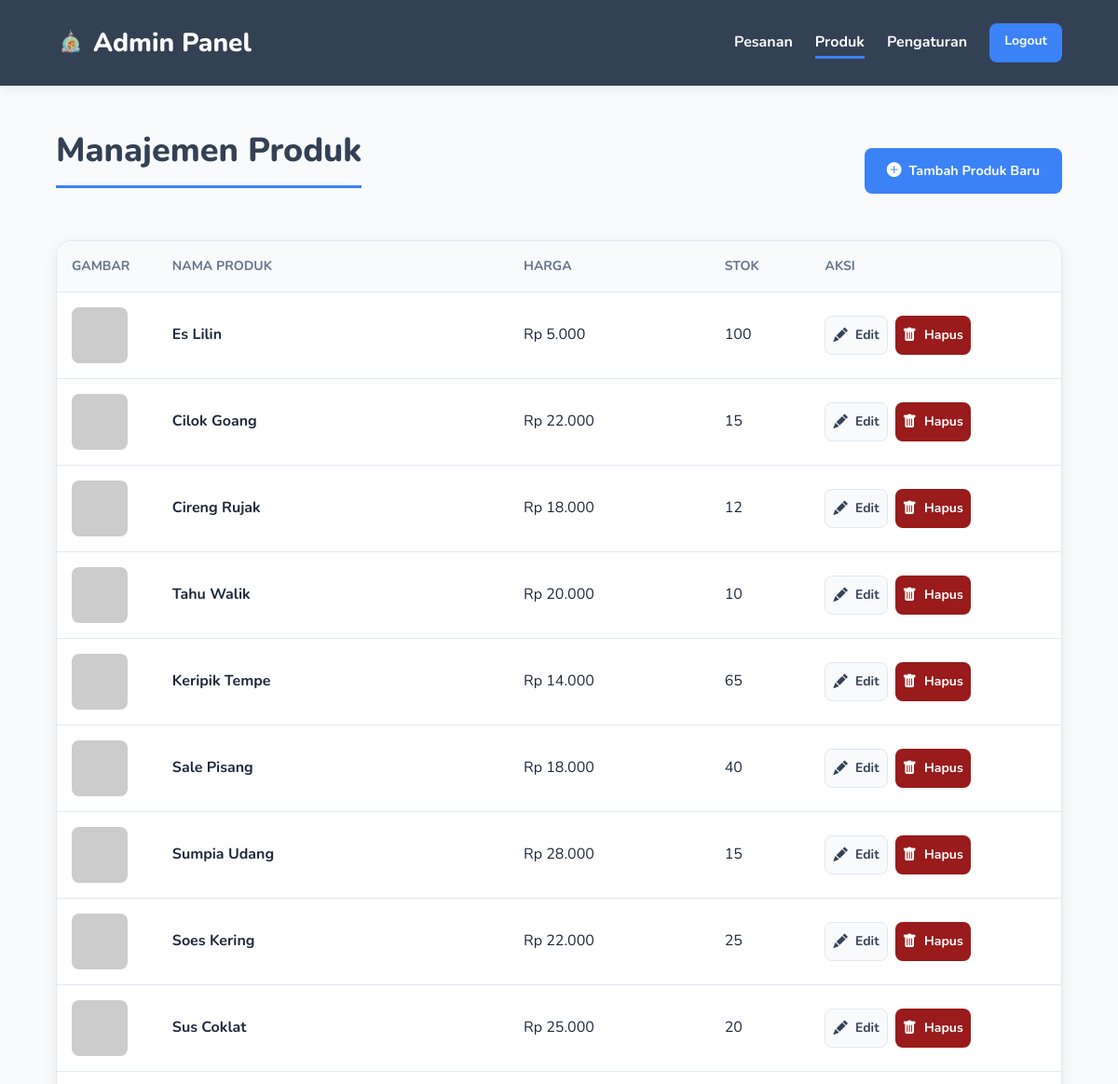
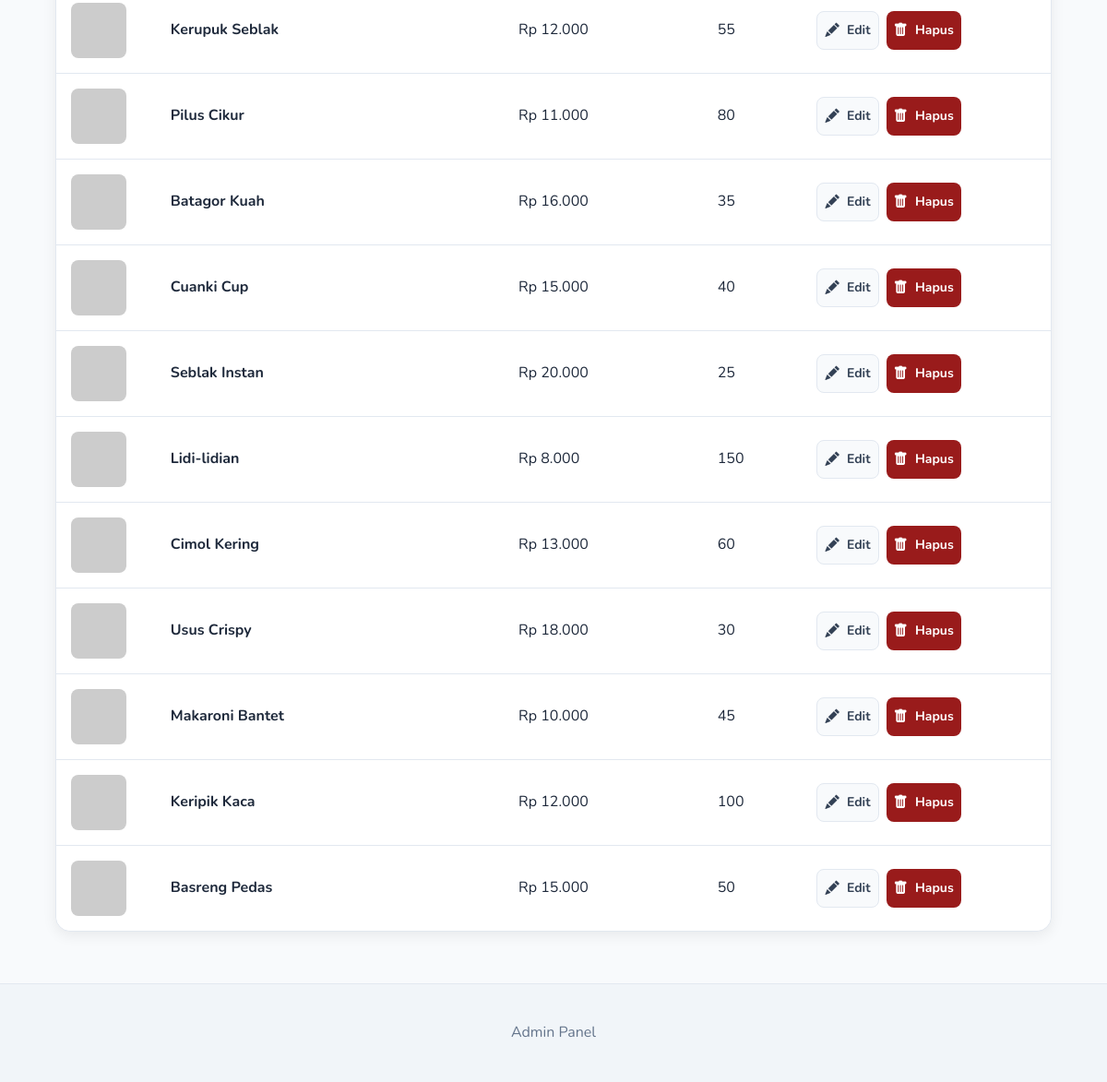
Page /admin/daftar_produk.php (signed in) on the committed database (2 pictures, top to bottom).
### tables this page shows
CREATE TABLE `products` (
  `id` int(11) NOT NULL AUTO_INCREMENT,
  `name` varchar(255) NOT NULL,
  `price` int(11) NOT NULL,
  `stock` int(11) NOT NULL,
  `description` text NOT NULL,
  `available_variants` text DEFAULT NULL,
  `shipping_cost` int(11) NOT NULL DEFAULT 0,
  `image` varchar(255) NOT NULL,
  PRIMARY KEY (`id`)
);

### app/functions.php (called while the page is built, shortened)
<?php
function format_rupiah(int $number): string {
    return 'Rp ' . number_format($number, 0, ',', '.');
}
?>

### admin/daftar_produk.php (the view, shortened to what this page needs)
<?php
require '../templates/admin_header.php';
$products = [];
try {
    $products = $db->query("SELECT * FROM products ORDER BY id DESC")->fetchAll();
} catch (PDOException $e) {
    echo "<div class='message-box error'>Gagal memuat produk: " . $e->getMessage() . "</div>";
}
?>
<div class="admin-header">
    <h1 class="page-title">Manajemen Produk</h1>
    <a href="kelola_produk.php" class="btn btn-primary">
        <i class="bi bi-plus-circle-fill"></i> Tambah Produk Baru
    </a>
</div>
<div class="card table-wrapper">
    <table class="admin-table">
        <thead>
            <tr>
                <th style="width: 10%;">Gambar</th>
                <th style="width: 35%;">Nama Produk</th>
                <th style="width: 20%;">Harga</th>
                <th style="width: 10%;">Stok</th>
                <th style="width: 25%;">Aksi</th>
            </tr>
        </thead>
        <tbody>
            <?php if (empty($products)): ?>
                <tr>
                    <td colspan="5" style="text-align: center;">Belum ada produk.</td>
                </tr>
            <?php else: ?>
                <?php foreach ($products as $product): ?>
                <tr>
                    <td>
                        <?php
                        $img_url = $product['image'];
                        $fallback_url = 'https://placehold.co/100x100/e2e8f0/475569?text=Image';
                        ?>
                        <img src="<?php echo $img_url; ?>" alt="" class="product-thumb" onerror="this.onerror=null; this.src='<?php echo $fallback_url; ?>';">
                    </td>
                    <td><strong><?php echo htmlspecialchars($product['name']); ?></strong></td>
                    <td><?php echo format_rupiah($product['price']); ?></td>
                    <td><?php echo $product['stock']; ?></td>
                    <td>
                        <div class="actions">
                            <a href="kelola_produk.php?id=<?php echo $product['id']; ?>" class="btn btn-secondary btn-sm" title="Edit">
                                <i class="bi bi-pencil-fill"></i> Edit
                            </a>
                            <a href="kelola_produk.php?action=delete&id=<?php echo $product['id']; ?>"
                               class="btn btn-danger btn-sm"
                               title="Hapus"
                               onclick="return confirm('Hapus produk ini? Tindakan ini tidak dapat dibatalkan.');">
                                <i class="bi bi-trash-fill"></i> Hapus
                            </a>
                        </div>
                    </td>
                </tr>
                <?php endforeach; ?>
            <?php endif; ?>
        </tbody>
    </table>
</div>
<?php
require '../templates/admin_footer.php';
?>

### templates/admin_header.php (shortened to what this page needs)
<?php
$current_page = basename($_SERVER['SCRIPT_NAME']);
?>
<!DOCTYPE html>
<html lang="id">
<head>
    <link rel="stylesheet" href="<?php echo BASE_URL; ?>/assets/css/style.css">
    <link rel="stylesheet" href="https://cdn.jsdelivr.net/npm/bootstrap-icons@1.11.3/font/bootstrap-icons.min.css">
</head>
<body>
<header class="main-header admin-nav">
    <div class="container">
        <nav class="navbar">
            <a href="<?php echo BASE_URL; ?>/admin/dashboard.php" class="logo">
                <img src="<?php echo BASE_URL; ?>/assets/img/favicon.png" alt="Logo" style="height: 32px; width: auto;">
                <span>Admin Panel</span>
            </a>
            <ul class="nav-links">
                <li><a href="<?php echo BASE_URL; ?>/admin/dashboard.php" class="<?php echo ($current_page == 'dashboard.php') ? 'active' : ''; ?>">Pesanan</a></li>
                <li><a href="<?php echo BASE_URL; ?>/admin/daftar_produk.php" class="<?php echo ($current_page == 'daftar_produk.php' || $current_page == 'kelola_produk.php') ? 'active' : ''; ?>">Produk</a></li>
                <li><a href="<?php echo BASE_URL; ?>/admin/pengaturan.php" class="<?php echo ($current_page == 'pengaturan.php') ? 'active' : ''; ?>">Pengaturan</a></li>
                <li><a href="<?php echo BASE_URL; ?>/admin/logout.php" class="btn btn-logout btn-sm">Logout</a></li>
            </ul>
        </nav>
    </div>
</header>
<main class="content-wrapper">
    <div class="container">

### templates/admin_footer.php
</div>
</main>
<footer class="main-footer" style="background-color: #f1f5f9; color: #64748b; border-top: 1px solid #e2e8f0;">
    <div class="container">
        <p>Admin Panel</p>
    </div>
</footer>
</body>
</html>

### assets/css/style.css (style rules this page uses)
:root { --primary-color: #3B82F6; --primary-dark: #2563EB; --secondary-color: #334155; --text-color: #1E293B; --text-light: #64748b; --bg-light: #F8FAFC; --bg-white: #ffffff; --border-color: #E2E8F0; --success-bg: #f0fdf4; --success-text: #166534; --success-border: #86efac; --error-bg: #fef2f2; --error-text: #991b1b; --error-border: #fecaca; --warning-bg: #fffbeb; --warning-text: #b45309; --warning-border: #fde68a; --font-main: 'Nunito', -apple-system, BlinkMacSystemFont, "Segoe UI", Roboto, Helvetica, Arial, sans-serif; }
* { box-sizing: border-box; margin: 0; padding: 0; }
body { font-family: var(--font-main); background-color: var(--bg-light); color: var(--text-color); line-height: 1.6; display: flex; flex-direction: column; min-height: 100vh; }
img { max-width: 100%; height: auto; display: block; }
a { text-decoration: none; color: var(--primary-color); transition: color 0.2s ease; }
ul { list-style: none; }
.container { width: 90%; max-width: 1200px; margin: 0 auto; }
main.content-wrapper { flex-grow: 1; padding-top: 2.5rem; padding-bottom: 3.5rem; }
.page-title { font-size: 2.25rem; font-weight: 800; margin-bottom: 2rem; color: var(--secondary-color); border-bottom: 3px solid var(--primary-color); padding-bottom: 0.5rem; display: inline-block; }
.main-header { background-color: var(--bg-white); border-bottom: 1px solid var(--border-color); padding: 1rem 0; position: sticky; top: 0; z-index: 10; box-shadow: 0 4px 12px rgba(0,0,0,0.05); }
.navbar { display: flex; justify-content: space-between; align-items: center; }
.logo { display: flex; align-items: center; gap: 0.5rem; font-size: 1.75rem; font-weight: 800; color: var(--secondary-color); }
.nav-links { display: flex; align-items: center; gap: 1.5rem; }
.nav-links a { font-weight: 700; color: var(--text-light); padding-bottom: 4px; border-bottom: 3px solid transparent; transition: all 0.2s ease; }
.nav-links a:hover, .nav-links a.active { color: var(--primary-color); border-bottom-color: var(--primary-color); }
.main-footer { background-color: var(--secondary-color); color: var(--bg-light); text-align: center; padding: 2.5rem 0; margin-top: auto; }
.btn { display: inline-flex; align-items: center; justify-content: center; gap: 0.5rem; padding: 0.75rem 1.5rem; font-size: 0.9rem; font-weight: 700; border: none; border-radius: 8px; cursor: pointer; transition: all 0.2s ease; text-align: center; font-family: var(--font-main); }
.btn i { font-size: 1.1em; }
.btn-primary { background-color: var(--primary-color); color: var(--bg-white); }
.btn-secondary { background-color: var(--bg-light); color: var(--secondary-color); border: 1px solid var(--border-color); }
.btn-danger { background-color: var(--error-text); color: var(--bg-white); }
.btn-sm { padding: 0.5rem 1rem; font-size: 0.875rem; }
.card { background: var(--bg-white); border-radius: 16px; box-shadow: 0 4px 15px rgba(0, 0, 0, 0.07); overflow: hidden; border: 0; transition: transform 0.3s ease, box-shadow 0.3s ease; }
.admin-nav { background-color: var(--secondary-color); }
.admin-nav .navbar { height: 60px; }
.admin-nav .logo { color: var(--bg-white); }
.admin-nav .nav-links a { color: var(--bg-light); }
.admin-nav .nav-links a:hover, .admin-nav .nav-links a.active { color: var(--bg-white); border-bottom-color: var(--primary-color); }
.admin-nav .btn-logout { background-color: var(--primary-color); color: var(--bg-white); padding: 0.5rem 1rem; }
.admin-header { display: flex; justify-content: space-between; align-items: center; margin-bottom: 1.5rem; flex-wrap: wrap; gap: 1rem; }
.table-wrapper { width: 100%; overflow-x: auto; border: 1px solid var(--border-color); border-radius: 16px; }
.admin-table { width: 100%; border-collapse: collapse; background-color: var(--bg-white); border-radius: 16px; overflow: hidden; }
.admin-table th, .admin-table td { padding: 1rem; text-align: left; border-bottom: 1px solid var(--border-color); }
.admin-table th { background-color: var(--bg-light); font-size: 0.875rem; color: var(--text-light); text-transform: uppercase; font-weight: 700; }
.admin-table td { vertical-align: middle; }
.admin-table tr:last-child td { border-bottom: none; }
.admin-table img.product-thumb { width: 60px; height: 60px; object-fit: cover; border-radius: 8px; }
.admin-table .actions { display: flex; gap: 0.5rem; }
.admin-table .actions .btn { padding: 0.5rem; }

### rows in the picture
products: name "Es Lilin", price "Rp 5.000", stock "100"
products: name "Cilok Goang", price "Rp 22.000", stock "15"
products: name "Cireng Rujak", price "Rp 18.000", stock "12"
products: name "Tahu Walik", price "Rp 20.000", stock "10"
products: name "Keripik Tempe", price "Rp 14.000", stock "65"
products: name "Sale Pisang", price "Rp 18.000", stock "40"
products: name "Sumpia Udang", price "Rp 28.000", stock "15"
products: name "Soes Kering", price "Rp 22.000", stock "25"
products: name "Sus Coklat", price "Rp 25.000", stock "20"
products: name "Kerupuk Seblak", price "Rp 12.000", stock "55"
products: name "Pilus Cikur", price "Rp 11.000", stock "80"
products: name "Batagor Kuah", price "Rp 16.000", stock "35"
products: name "Cuanki Cup", price "Rp 15.000", stock "40"
products: name "Seblak Instan", price "Rp 20.000", stock "25"
products: name "Lidi-lidian", price "Rp 8.000", stock "150"
products: name "Cimol Kering", price "Rp 13.000", stock "60"
products: name "Usus Crispy", price "Rp 18.000", stock "30"
products: name "Makaroni Bantet", price "Rp 10.000", stock "45"
products: name "Keripik Kaca", price "Rp 12.000", stock "100"
products: name "Basreng Pedas", price "Rp 15.000", stock "50"
